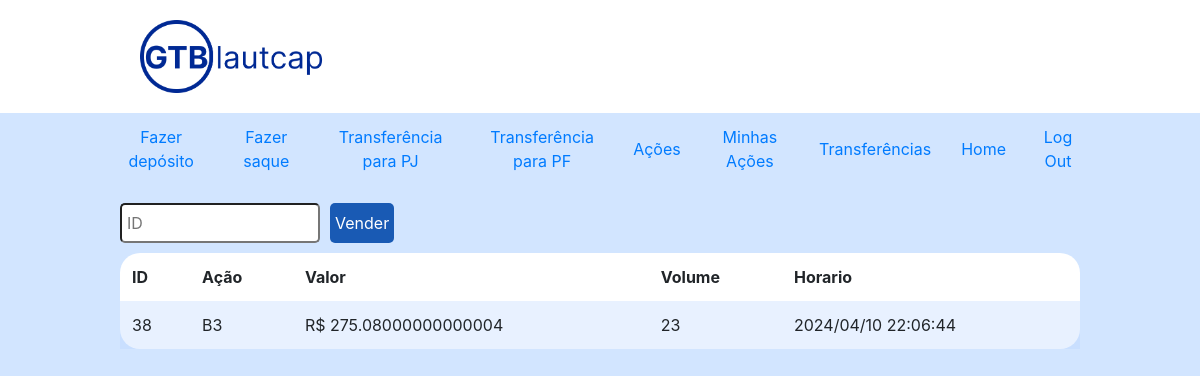
Before: /historicoacoes (signed in) with the older database file.
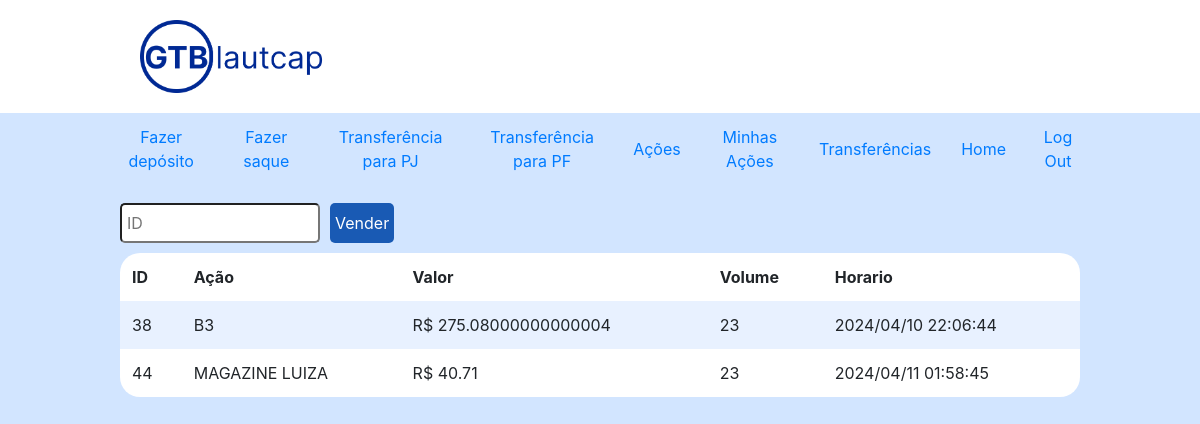
After: the same page with the newer database file.
### gtb/models.py (models this page shows, shortened)
class HistoricoCompraEVendaAcoes(models.Model):
    horario    = models.DateTimeField(auto_now_add=True)
    valor      = models.FloatField(default=0, null=False, blank=False)
    nome_acao  = models.CharField(max_length=64, null=False, blank=False)
    quantidade = models.IntegerField(default=0, null=False, blank=False)
    user_id    = models.PositiveIntegerField(null=True)

### gtb/viewsPF.py (the view)
# urls.py: path("historicoacoes", viewsPF.historicoacoes, name="historicoacoes"),
@login_required
def historicoacoes(request):
    if request.method == "POST":
        acaoVender = request.POST["venderAcao"]
        sql_query_pf = """
            SELECT * FROM gtb_historicocompraevendaacoes WHERE user_id = %s
        """
        sql_reembolso = """
            UPDATE gtb_pessoafisica
            SET saldo_da_conta = saldo_da_conta + (SELECT valor FROM gtb_historicocompraevendaacoes WHERE id = %s) * (SELECT quantidade FROM gtb_historicocompraevendaacoes WHERE id = %s)
            WHERE user_id = %s
        """
        sql_delete = """
            DELETE FROM gtb_historicocompraevendaacoes WHERE id = %s;
        """
        with connection.cursor() as cursor:
            cursor.execute(sql_reembolso, [acaoVender, acaoVender, request.user.id])
            cursor.execute(sql_delete, [acaoVender])
            cursor.execute(sql_query_pf, [request.user.id])
            result_set = cursor.fetchall()
        acoesPesquisa = []
        for row in result_set:
            linha = [row[0], row[1].strftime('%Y/%m/%d %H:%M:%S'), row[2], row[3], row[4], row[5]]
            acoesPesquisa.append(linha)
        acoes = []
        for pesquisa in acoesPesquisa:
            acao_temp = {
                "nome": pesquisa[2],
                "valor": pesquisa[4],
                "volume": pesquisa[3],
                "horario": pesquisa[1],
                "id": pesquisa[0]
            }
            acoes.append(acao_temp)
        cliente = models.PessoaFisica.objects.get(user=request.user)
        return render(request, "gtb/historicoacoes.html", {
            "user": request.user,
            "cliente": cliente,
            "acoes": acoes
        })
    else:
        sql_query_pf = """
            SELECT * FROM gtb_historicocompraevendaacoes WHERE user_id = %s
        """
        with connection.cursor() as cursor:
            cursor.execute(sql_query_pf, [request.user.id])
            result_set = cursor.fetchall()
        acoesPesquisa = []
        for row in result_set:
            linha = [row[0], row[1].strftime('%Y/%m/%d %H:%M:%S'), row[2], row[3], row[4], row[5]]
            acoesPesquisa.append(linha)
        acoes = []
        for pesquisa in acoesPesquisa:
            acao_temp = {
                "nome": pesquisa[2],
                "valor": pesquisa[4],
                "volume": pesquisa[3],
                "horario": pesquisa[1],
                "id": pesquisa[0]
            }
            acoes.append(acao_temp)
        cliente = models.PessoaFisica.objects.get(user=request.user)
        print(acoes)
        return render(request, "gtb/historicoacoes.html", {
            "user": request.user,
            "cliente": cliente,
            "acoes": acoes
        })

### gtb/templates/gtb/historicoacoes.html (shortened to what this page needs)
{% extends "gtb/layout.html" %}
{% load filter %}
{% load static %}
{% block head %}
    <link href="{% static 'gtb/acoes.css' %}" rel="stylesheet">
{% endblock %}
{% block body %}
    <form action="{% url 'historicoacoes' %}" method="post">
        <div class="formDiv">
            <div class="divComprarAcoes">
                <input class="textoProcurarAcao" type="text" name="venderAcao" placeholder="ID">
                <button class="botaoProcurarAcao" type="submit" name="botaoVenderAcao">Vender</button>
            </div>
        <div class="tableDiv">
            <table>
                <thead>
                    <tr>
                        <th>ID</th>
                        <th>Ação</th>
                        <th>Valor</th>
                        <th>Volume</th>
                        <th>Horario</th>
                    </tr>
                </thead>
                <tbody>
                    {% for acao in acoes %}
                        <tr>
                            <td>{{ acao.id }}</td>
                            <td>{{ acao.nome }}</td>
                            <td>R$ {{ acao.valor }}</td>
                            <td>{{ acao.volume }}</td>
                            <td>{{ acao.horario }}</td>
                        </tr>
                    {% endfor %}
                </tbody>
            </table>
        </div>
        </div>
    </form>
{% endblock %}

### gtb/templates/gtb/layout.html (shortened to what this page needs)
{% load static %}
<!DOCTYPE html>
<html lang="en">
    <head>
        <link rel="stylesheet" href="https://stackpath.bootstrapcdn.com/bootstrap/4.4.1/css/bootstrap.min.css">
        <link href="{% static 'gtb/layout.css' %}" rel="stylesheet">
        {% block head %}
        {% endblock %}
    </head>
    <body>
        {% if user.is_authenticated %}
            <div class="header">
                <div class="logoDivheader">
                    <img src="{% static 'gtb/btg.png' %}" class="logoheader">
                </div>
            </div>
            <div class="infoAcoes">
                {% if user.is_pessoaFisica %}
                    <a href="{% url 'fazerdepositoPF' %}">Fazer depósito</a>
                {% elif user.is_pessoaJuridica %}
                    <a href="{% url 'fazerdepositoPJ' %}">Fazer depósito</a>
                {% endif %}
                {% if user.is_pessoaFisica %}
                    <a href="{% url 'fazersaquePF' %}">Fazer saque</a>
                {% elif user.is_pessoaJuridica%}
                    <a href="{% url 'fazersaquePJ' %}">Fazer saque</a>
                {% endif %}
                {% if user.is_pessoaFisica %}
                    <a href="{% url 'transferenciaPFparaPJ' %}">Transferência para PJ</a>
                    <a href="{% url 'transferenciaPFparaPF' %}">Transferência para PF</a>
                {% elif user.is_pessoaJuridica%}
                    <a href="{% url 'transferenciaPJparaPJ' %}">Transferência para PJ</a>
                    <a href="{% url 'transferenciaPJparaPF' %}">Transferência para PF</a>
                {% endif %}
                {% if user.is_pessoaFisica %}
                    <a href="{% url 'acoes' %}">Ações</a>
                    <a href="{% url 'historicoacoes' %}">Minhas Ações</a>
                    <a href="{% url 'historicotransferenciasPF' %}">Transferências</a>
                {% elif user.is_pessoaJuridica%}
                    <a href="{% url 'historicotransferenciasPJ' %}">Transferências</a>
                {% endif %}
                <a href="{% url 'home' %}">Home</a>
                <a href="{% url 'logout' %}">Log Out</a>
            </div>
        {% endif %}
        <div class="center">
            {% block body %}
            {% endblock %}
        </div>
    </body>
</html>

### gtb/static/gtb/layout.css (style rules this page uses)
body { padding: 0px; margin: 0; background-color: #d2e5ff; width: 100%; }
.logoheader { width: 20%; }
.logoDivheader { padding: 20px; width: 80vw; }
.infoAcoes { display: flex; flex-direction: row; align-items: center; text-align: center; gap: 30px; padding-bottom: 10px; padding-left: 10%; padding-right: 10%; }
.header { width: 100%; height: auto; background-color: white; display: flex; flex-direction: row; justify-content: center; margin-bottom: 12px; align-items: center; }
.center { display: flex; flex-direction: column; align-items: center; }

### gtb/static/gtb/acoes.css (style rules this page uses)
.textoProcurarAcao { width: 200px; height: 40px; margin-right: 10px; border-radius: 5px; padding-left: 5px; font-size: 16px; }
.divComprarAcoes { padding-top: 2%; display: flex; flex-direction: row; align-items: center; justify-content: flex-start; width: 80vw; }
.botaoProcurarAcao { background-color: #195ab4; color: white; border-radius: 5px; border: none; padding-left: 5px; padding-right: 5px; height: 40px; font-size: 16px; }
.formDiv { width: 80vw; display: flex; flex-direction: column; align-items: center; justify-content: space-between; }
.tableDiv { padding-top: 10px; width: 100%; }
table { background-color: white; margin-bottom: 1rem; width: 100%; border-radius: 20px; }
table th, table td { padding: 0.75rem; vertical-align: middle; }
tbody tr:nth-of-type(odd) { background-color: rgb(179, 208, 255, 0.3) }

Changed rows visible on the page:
added HistoricoCompraEVendaAcoes: id "44", nome "MAGAZINE LUIZA", valor "40.71", volume "23", horario "2024/04/11 01:58:45"
